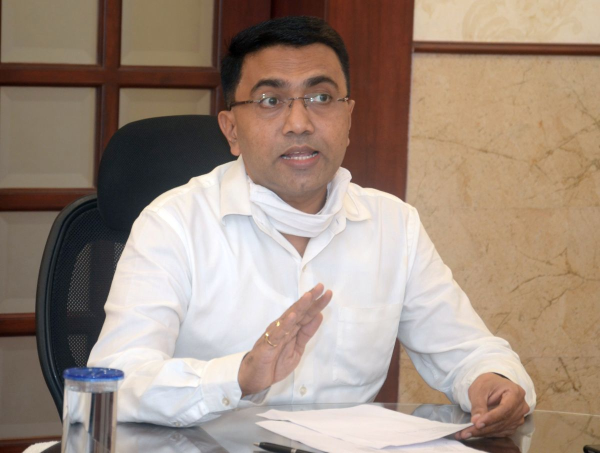
#> input picture UI/images/02pramod-sawant.jpg, 1200 x 906 px (shown at 1/2 size); its folder holds only this picture in this run
$ python -i util.py   (imports and definitions only)
#> lines starting #> are read from the running program, lines starting #| are printed output that depends on the picture
# util.py
import joblib
import json
import numpy as np
import base64
import cv2
from wavelet import w2d


__class_name_to_number = {}
__class_number_to_name = {}

__model = None

def classify_image(image_base64_data, file_path=None):

    imgs = get_cropped_image_if_2_eyes(file_path, image_base64_data)

    result = []
    for img in imgs:
        print(f"Original Image Size: {img.shape}")

        scalled_raw_img = cv2.resize(img, (32, 32))

        if scalled_raw_img.size == 0:
            print("Error: Resized Image is empty.")
            continue

        print(f"Resized Image Size: {scalled_raw_img.shape}")

        img_har = w2d(img, 'db1', 5)

        # Print the size of the wavelet features
        print(f"Wavelet Features Size: {img_har.shape}")

        scalled_img_har = cv2.resize(img_har, (32, 32))

        if scalled_img_har.size == 0:
            print("Error: Resized Wavelet Features are empty.")
            continue

        # Print the size of the resized wavelet features
        print(f"Resized Wavelet Features Size: {scalled_img_har.shape}")

        combined_img = np.vstack((scalled_raw_img.reshape(32 * 32 * 3, 1), scalled_img_har.reshape(32 * 32, 1)))

        len_image_array = 32 * 32 * 3 + 32 * 32

        final = combined_img.reshape(1, len_image_array).astype(float)
        result.append({
            'class': class_number_to_name(__model.predict(final)[0]),
            'class_probability': np.around(__model.predict_proba(final) * 100, 2).tolist()[0],
            'class_dictionary': __class_name_to_number
        })
    return result

def class_number_to_name(class_num):
    return __class_number_to_name[class_num]

def load_saved_artifacts():
    print("loading saved artifacts...start")
    global __class_name_to_number
    global __class_number_to_name

    with open("./artifacts/class_dictionary.json", "r") as f:
        __class_name_to_number = json.load(f)
        __class_number_to_name = {v:k for k,v in __class_name_to_number.items()}

    global __model
    if __model is None:
        with open('./artifacts/saved_model.pkl', 'rb') as f:
            __model = joblib.load(f)
    print("loading saved artifacts...done")


def get_cv2_image_from_base64_string(b64str):
    # '''
    # credit: https://stackoverflow.com/questions/33754935/read-a-base-64-encoded-image-from-memory-using-opencv-python-library
    # :param uri:
    # :return:
    # '''
    encoded_data = b64str.split(',')[1]
    nparr = np.frombuffer(base64.b64decode(encoded_data), np.uint8)
    img = cv2.imdecode(nparr, cv2.IMREAD_COLOR)
    return img

def get_cropped_image_if_2_eyes(image_path, image_base64_data):
    face_cascade = cv2.CascadeClassifier('./opencv/haarcascades/haarcascade_frontalface_default.xml')
    eye_cascade = cv2.CascadeClassifier('./opencv/haarcascades/haarcascade_eye.xml')

    if image_path:
        img = cv2.imread(image_path)
    else:
        img = get_cv2_image_from_base64_string(image_base64_data)

    gray = cv2.cvtColor(img, cv2.COLOR_BGR2GRAY)
    faces = face_cascade.detectMultiScale(gray, 1.3, 5)

    cropped_faces = []
    for (x,y,w,h) in faces:
            roi_gray = gray[y:y+h, x:x+w]
            roi_color = img[y:y+h, x:x+w]
            eyes = eye_cascade.detectMultiScale(roi_gray)
            if len(eyes) >= 2:
                cropped_faces.append(roi_color)
            if not img.size:
                print("Error: Image features are empty.")
                return None
    return cropped_faces

# [2 lines not run here, left out]

>>> import cv2
>>> picture = cv2.imread('../UI/images/02pramod-sawant.jpg', cv2.IMREAD_GRAYSCALE)
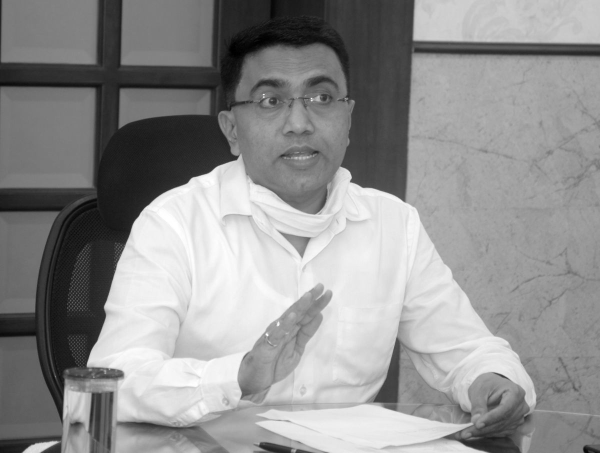
#> picture: shape (906, 1200) (shown at 1/2 size); min 0, max 255, mean 144.8
#> (the run stopped early here; a loop or call above may not have finished)

$ run again, on UI/images/16-Nitish-Kumar.jpg
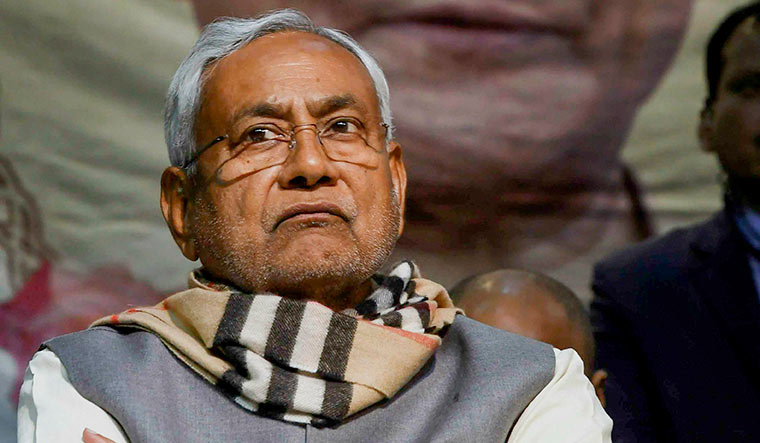
#> input picture UI/images/16-Nitish-Kumar.jpg, 760 x 443 px
#> `picture = cv2.imread('../UI/images/02pramod-sawant.jpg', cv2.IMREAD_GR..`:
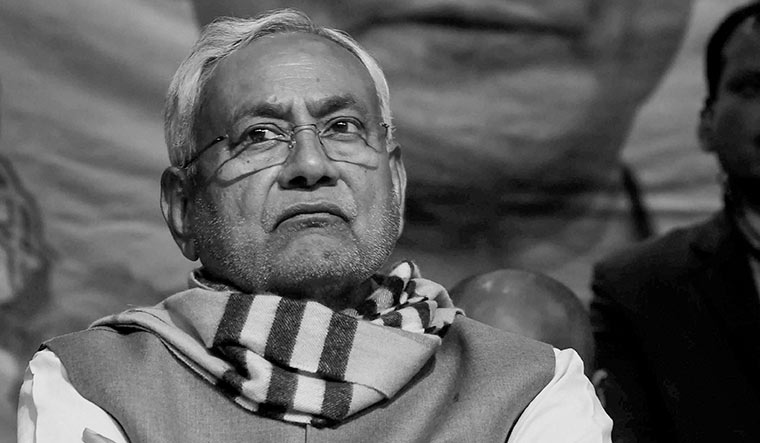
#> picture: shape (443, 760); min 0, max 255, mean 92.9

$ run again, on UI/images/16-Pushkar-Singh-Dhami.jpg
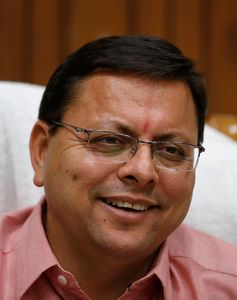
#> input picture UI/images/16-Pushkar-Singh-Dhami.jpg, 237 x 300 px
#> `picture = cv2.imread('../UI/images/02pramod-sawant.jpg', cv2.IMREAD_GR..`:
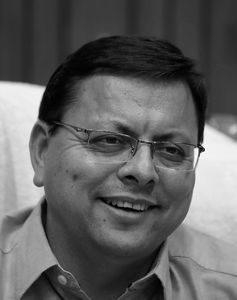
#> picture: shape (300, 237); min 0, max 255, mean 96.9

$ run again, on UI/images/1702448716_mohan-yadav.jpg
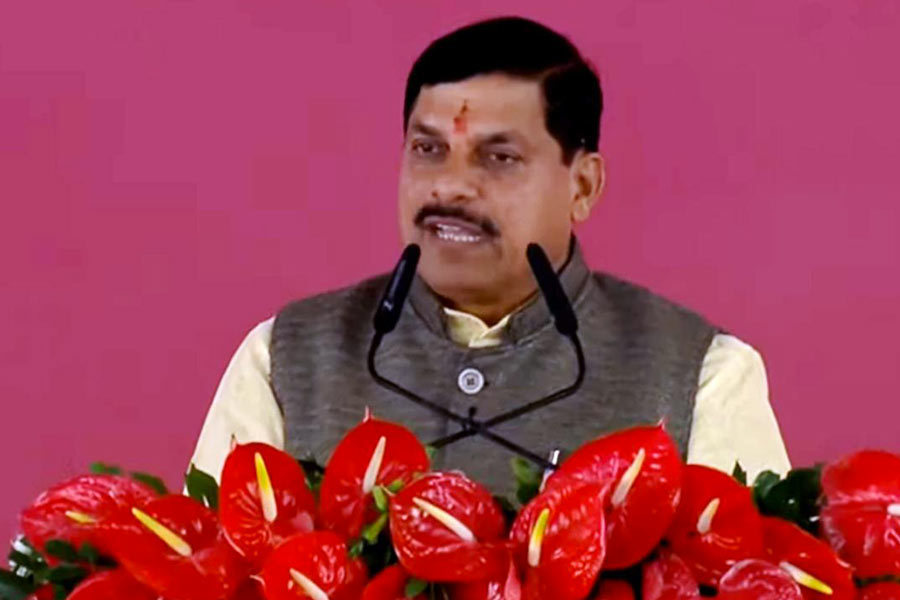
#> input picture UI/images/1702448716_mohan-yadav.jpg, 900 x 600 px
#> `picture = cv2.imread('../UI/images/02pramod-sawant.jpg', cv2.IMREAD_GR..`:
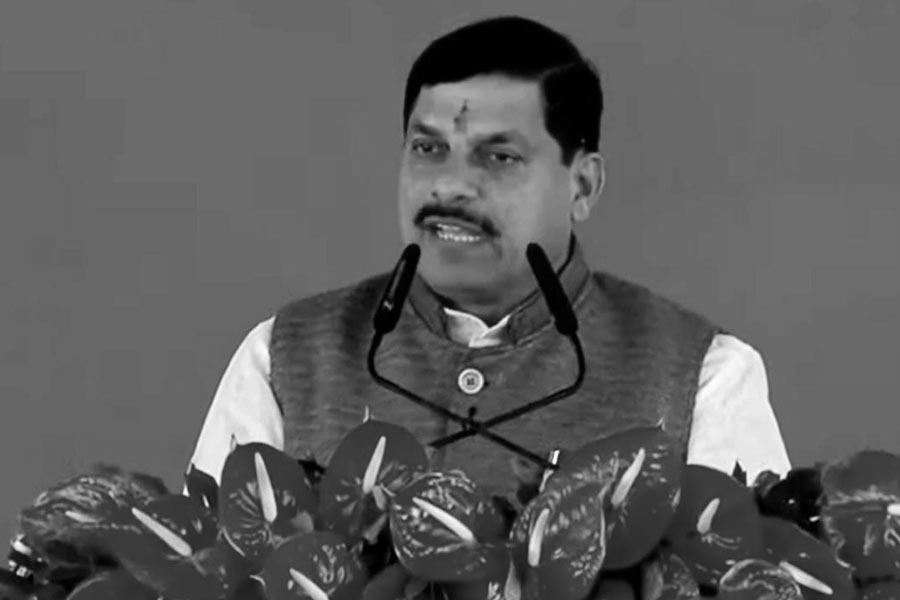
#> picture: shape (600, 900); min 0, max 255, mean 94.5
